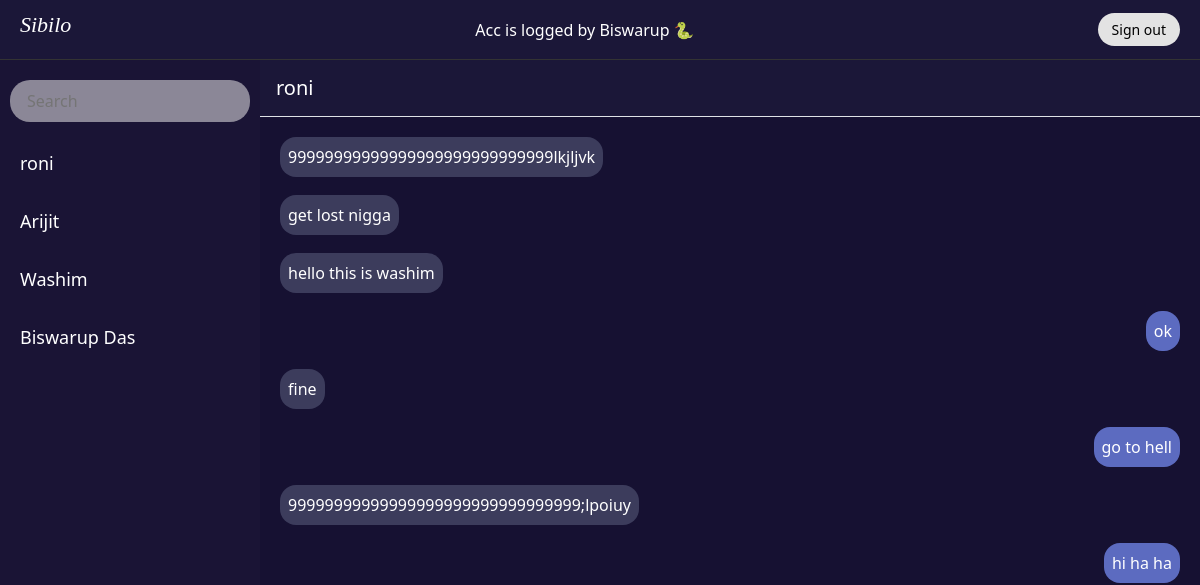
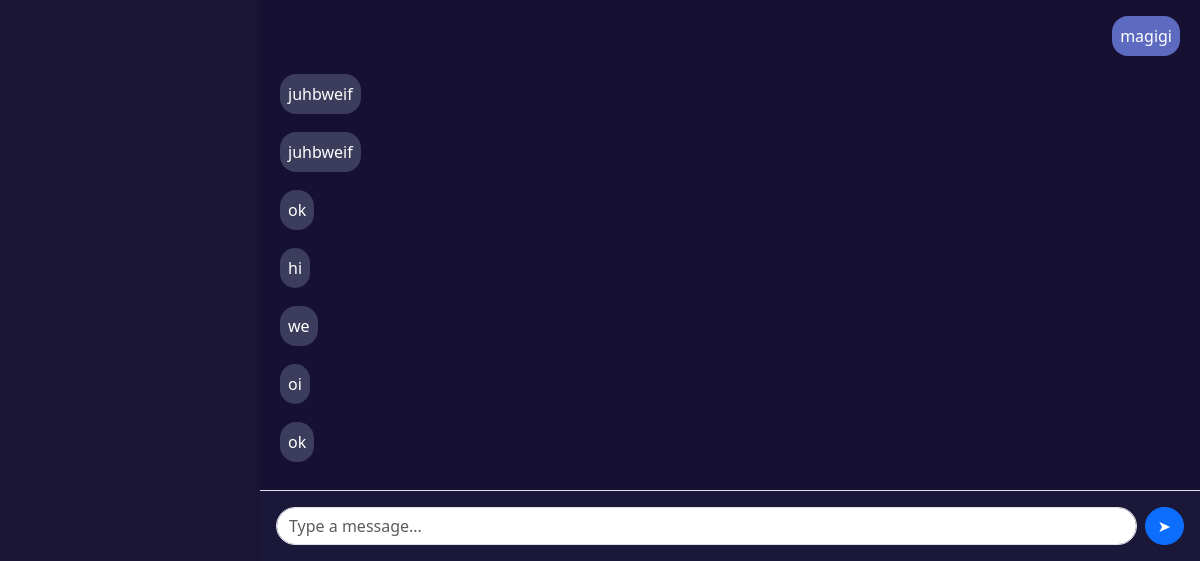
Before: /chat/chat/roni/ (signed in) with the older database file (2 pictures, top to bottom).
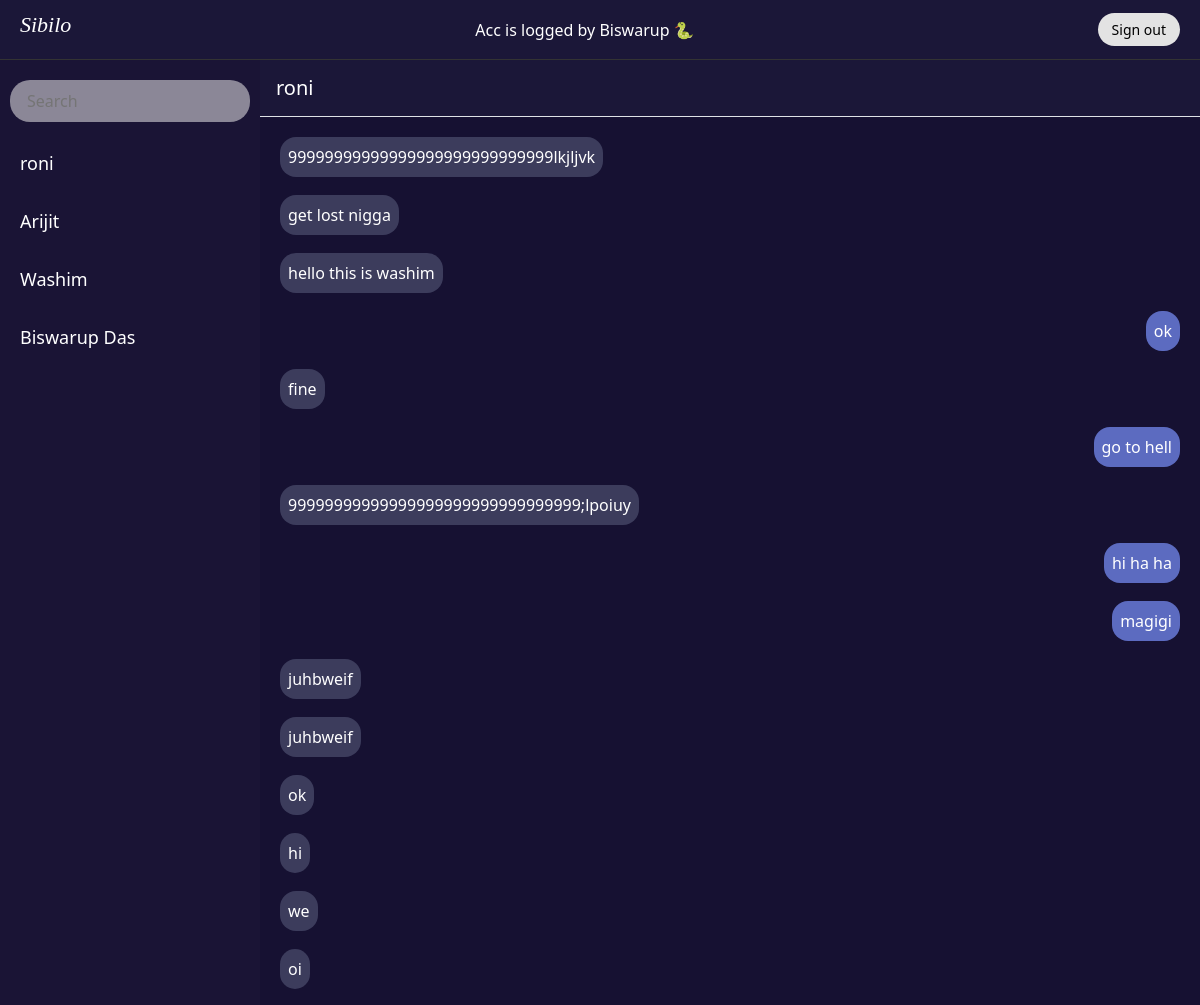
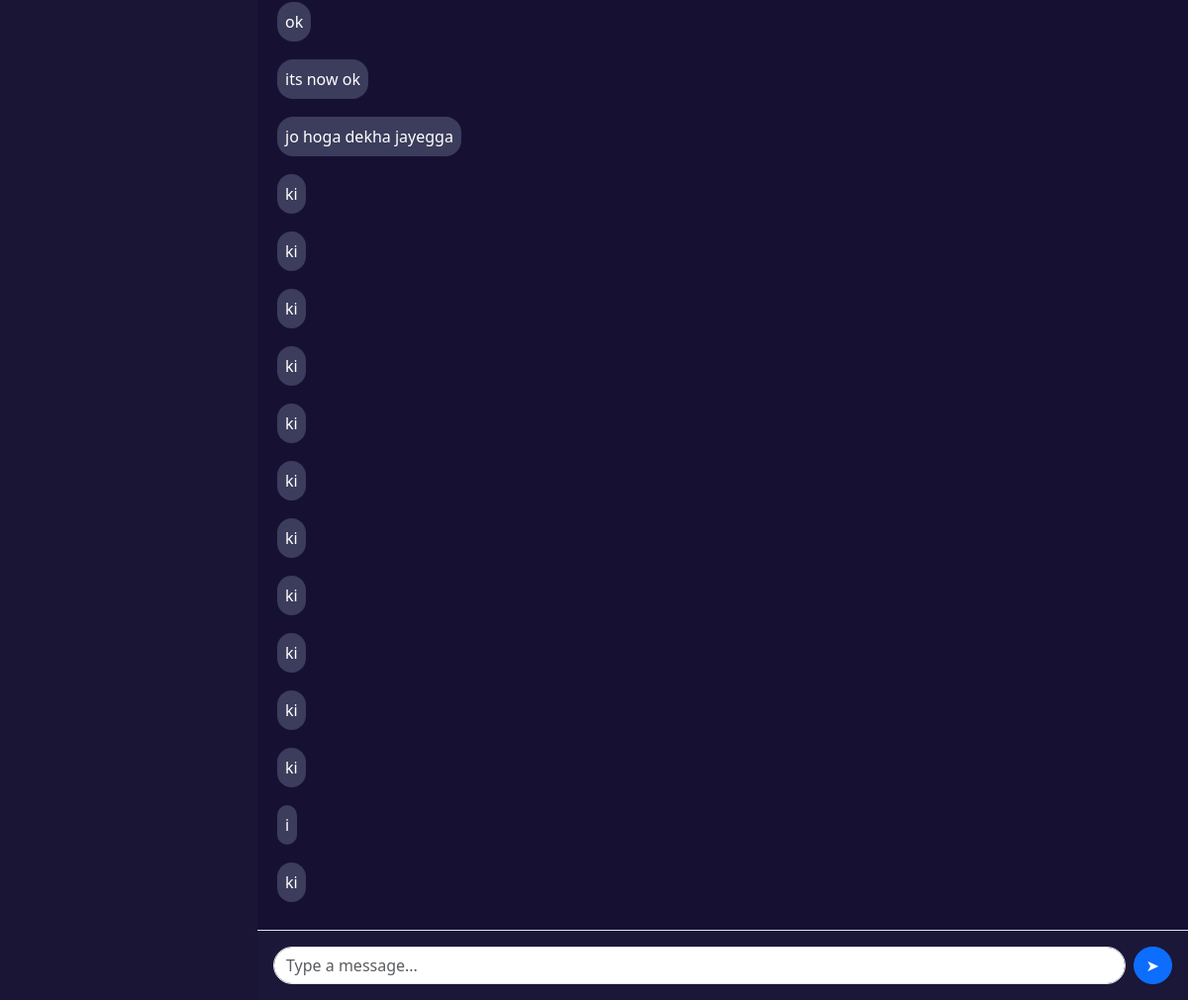
After: the same page with the newer database file (2 pictures, top to bottom).
### chat/models.py (models this page shows, shortened)
class PrivetMassage(models.Model):
    sender=models.ForeignKey(User,on_delete=models.CASCADE,related_name='sender_massage')
    receiver=models.ForeignKey(User,on_delete=models.CASCADE,related_name='reciver_massage')
    body=models.TextField()
    time=models.DateTimeField(auto_now_add=True)

### chat/views.py (the view)
# urls.py: path("chat/<str:username>/", views.private_chat, name="private_chat"),
@login_required
def private_chat(request, username):
    other_user = get_object_or_404(User, username=username)
    messages = PrivetMassage.objects.filter(
        Q(sender=request.user, receiver=other_user) |
        Q(sender=other_user, receiver=request.user)
    ).order_by("time")
    all_user = User.objects.exclude(username=request.user.username)
    room_name = f"private_{min(request.user.id, other_user.id)}_{max(request.user.id, other_user.id)}"
    return render(request, "chatbox1.html", {
        "user": request.user,
        "other_user": other_user,
        "messages": messages,
        "all_user": all_user,
        "room_name": room_name,
    })

### chat/templates/chatbox1.html (shortened to what this page needs)
<!DOCTYPE html>
<html lang="en">
  <head>
    <link href="https://cdn.jsdelivr.net/npm/bootstrap@5.3.3/dist/css/bootstrap.min.css" rel="stylesheet" />
  </head>
  <body>
    {% if request.user.is_authenticated %}
    <div class="line-header">
      <h5 class="title">Sibilo</h5>
      <div class="header-right">
        <div class="user">
          <p class="mb-0">Acc is logged by {{ user.username }} 🐍</p>
        </div>
        </div>
        <button class="logout-btn"><a href="{% url 'logout' %}">Sign out</a></button>
      </div>
    <div class="chat-wrapper">
      <div class="sidebar">
        <div class="search-box">
          <input type="text" placeholder="Search" />
        </div>
        <div class="contact-list">
          {% for i in all_user %}
          {% if i != user %}
             <a href="{% url 'private_chat' i.username %}" class="text-decoration-none">
  <div class="contact-item">
    <span>{{ i.username }}</span>
  </div>
</a>
          {% endif %}
          {% endfor %}
        </div>
      </div>
      <div class="main-content">
        <div class="main-content w-100 d-flex flex-column" style="justify-content: space-between;">
  <div class="d-flex align-items-center p-3 border-bottom" style="background-color:#1b1738;">
    <h5 class="mb-0 text-white">{{ other_user.username }}</h5>
  </div>
  <div class="chat-body" id="chatBody">
    {% for message in messages %}
      <div class="mb-2 d-flex {% if message.sender == user %}justify-content-end{% else %}justify-content-start{% endif %}">
        <div class="p-2 rounded-4" style="
            background: {% if message.sender == user %}#5c6bc0{% else %}#3c3c5c{% endif %};
            color: white;
            max-width: 60%;">
          {{ message.body }}
        </div>
      </div>
    {% endfor %}
  </div>
  <form class="d-flex p-3 border-top" style="background-color: #1b1738;">
    <input id="chat-input" type="text" class="form-control me-2 rounded-pill" placeholder="Type a message..." required />
    <button id="send-btn" class="btn btn-primary rounded-pill" type="button">➤</button>
  </form>
</div>
      </div>
    </div>
    {% endif %}
  </body>
</html>

### chat/templates/chatbox1.html (style rules this page uses)
* { box-sizing: border-box; }
a { text-decoration: none; color: black; }
body { margin: 0; font-family: 'Segoe UI', sans-serif; background-color: #211c57ff; color: #fff; }
.line-header { height: 60px; background-color: #1b1738; display: flex; align-items: center; justify-content: space-between; padding: 0 20px; border-bottom: 1px solid #333; }
.line-header .title { font-family: 'Georgia', serif; font-size: 22px; font-style: italic; }
.logout-btn { padding: 6px 14px; background: #e3e3e3; color: black; border: none; border-radius: 20px; font-size: 14px; cursor: pointer; }
.chat-wrapper { display: flex; height: calc(100vh - 60px); overflow: hidden; }
.sidebar { width: 260px; background-color: #1a1435ff; display: flex; flex-direction: column; padding: 20px 10px; }
.search-box { background-color: #8b8797ff; border-radius: 20px; padding: 8px 15px; margin-bottom: 20px; }
.search-box input { background: transparent; border: none; color: white; width: 100%; outline: none; }
.contact-list { overflow-y: auto; flex-grow: 1; }
.contact-item { display: flex; align-items: center; margin-bottom: 15px; gap: 5px; padding: 8px 10px; border-radius: 12px; transition: 0.2s ease; }
.contact-item span { font-size: 18px; color: white; }
.main-content { flex-grow: 1; background-color: #161132ff; display: flex; flex-direction: column; justify-content: space-between; overflow-y: auto; scroll-behavior: smooth; }
.chat-body { padding: 20px; overflow-y: auto; flex-grow: 1; display: flex; flex-direction: column; gap: 10px; scroll-behavior: smooth; }

Changed rows visible on the page:
added PrivetMassage: body "its now ok"
added PrivetMassage: body "jo hoga dekha jayegga"
added PrivetMassage: body "ki"
added PrivetMassage: body "ki"
added PrivetMassage: body "ki"
added PrivetMassage: body "ki"
added PrivetMassage: body "ki"
added PrivetMassage: body "ki"
added PrivetMassage: body "ki"
added PrivetMassage: body "ki"
added PrivetMassage: body "ki"
added PrivetMassage: body "ki"
added PrivetMassage: body "ki"
added PrivetMassage: body "i"
added PrivetMassage: body "ki"
